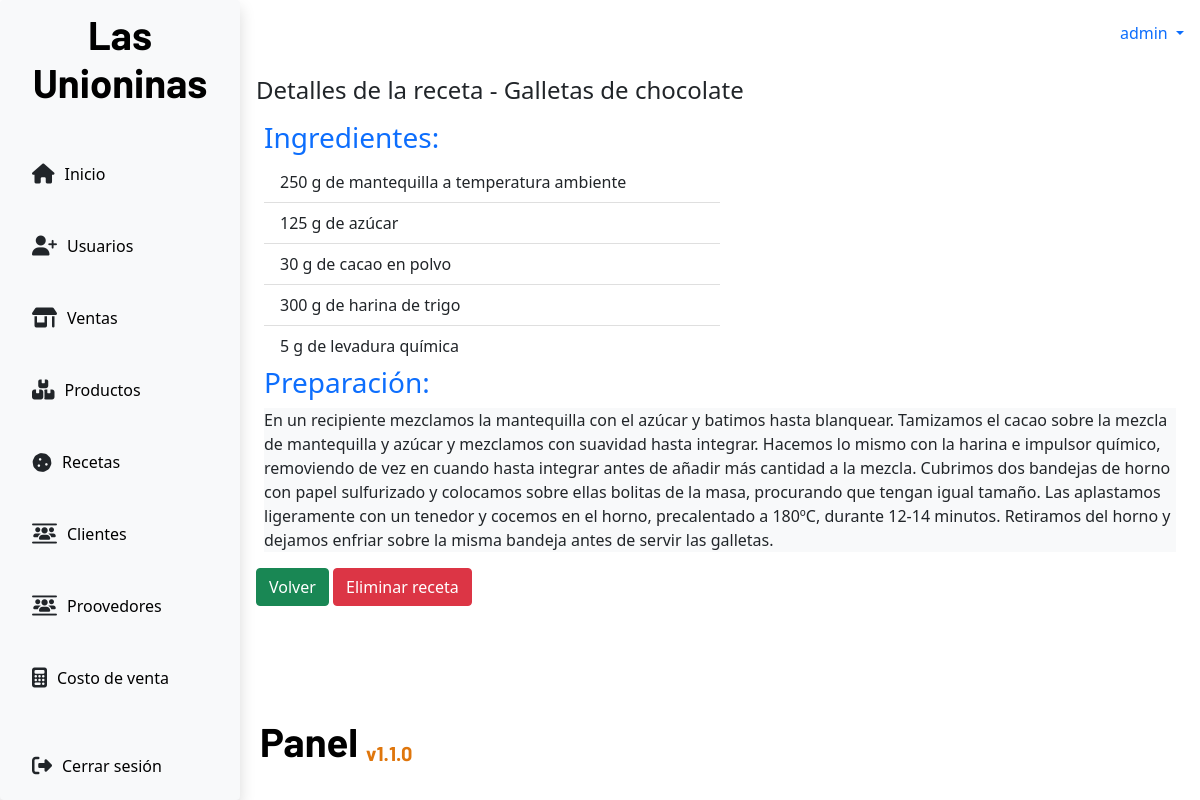
/recipes/see/7 (signed in), run on the app's committed database.
### app/models.py (models this page shows, shortened)
class Recipes(models.Model):
    title = models.CharField(max_length=50,null=False)
    description = models.CharField(max_length=100, null=True)
    url_img = models.CharField(max_length=255, null=True)
    ingredients = models.CharField(max_length=200, null=False)
    directions = models.TextField(null=False)

### app/views.py (the view)
# urls.py: path('recipes/see/<int:id_recipe>', views.recipes_see, name="see_recipe"),
def recipes_see(request, id_recipe):
    role = request.session.get("role")
    if role == "Admin" or role == "NormalUser":
        recipe_data = Recipes.objects.get(id=id_recipe)
        ingredients_data = recipe_data.ingredients.split(", ")
        print(ingredients_data)
        return render(request, "recipes/recipeContent.html", {"recipe": recipe_data, "ingredients": ingredients_data})
    else:
        return redirect("/")

### app/context_processors.py (called while the page is built)
def get_username(request):
    username = request.session.get('username', None)
    return {
        "username": username
    }

def get_role(request):
    role = request.session.get("role")
    return {
        "role": role
    }

def get_low_stock(request):
    low_stock = request.session.get("low_stock")
    return {
        "low_stock": low_stock
    }

### app/templates/recipes/recipeContent.html
{%extends 'base.html'%}
{% block content %}
<div class="mb-3">
    <h4>Detalles de la receta - {{recipe.title}}</h4>
</div>
<div class="m-2">
    <h3 class="text-primary">Ingredientes: </h3>
    <div>
        <ul class="list-group w-50 list-group-flush">
            {% for data in ingredients %}
                <li class="list-group-item">{{data}}</li>
            {% endfor %}
          </ul>
    </div>
    <h3 class="text-primary">Preparación: </h3>
    <div class="bg-light w-100">
        {{recipe.directions}}
    </div>
</div>
<div class="mt-3">
    <a class="btn btn-success" href="{% url 'recipes'%}">Volver</a>
    <a class="btn btn-danger" href="{% url 'delete_recipe' recipe.id %}">Eliminar receta</a>
</div>
{% endblock content %}

### app/static/css/panel.css (style rules this page uses)
:root { --titles: "Barlow", sans-serif; --primary: #1ea4a2; --primary: #1ea4a2; --light: #eef0f4; --grey: #fafafa; --black: #06070a; --blackclaire: #1d2125; --oceanBlue: #172d4f; }
* { box-sizing: border-box; margin: 0; padding: 0; }
html, body { min-height: 100%; height: 100%; }

### data on the page
Recipes: title "Galletas de chocolate", directions "En un recipiente mezclamos la mantequilla con el azúcar y batimos hasta blanquear. Tamizamos el cacao sobre la mezcla de mantequilla y azúcar y mezclamos con suavidad hasta integrar. Hacemos lo mismo con la harina e impulsor químico, removiendo de vez en cuando hasta integrar antes de añadir más cantidad a la mezcla. Cubrimos dos bandejas de horno con papel sulfurizado y colocamos sobre ellas bolitas de la masa, procurando que tengan igual tamaño. Las aplastamos ligeramente con un tenedor y cocemos en el horno, precalentado a 180ºC, durante 12-14 minutos. Retiramos del horno y dejamos enfriar sobre la misma bandeja antes de servir las galletas."

### other printed values
{{ username }} "admin"
{{ data }} "250 g de mantequilla a temperatura ambiente" "125 g de azúcar" "30 g de cacao en polvo" "300 g de harina de trigo" "5 g de levadura química"
